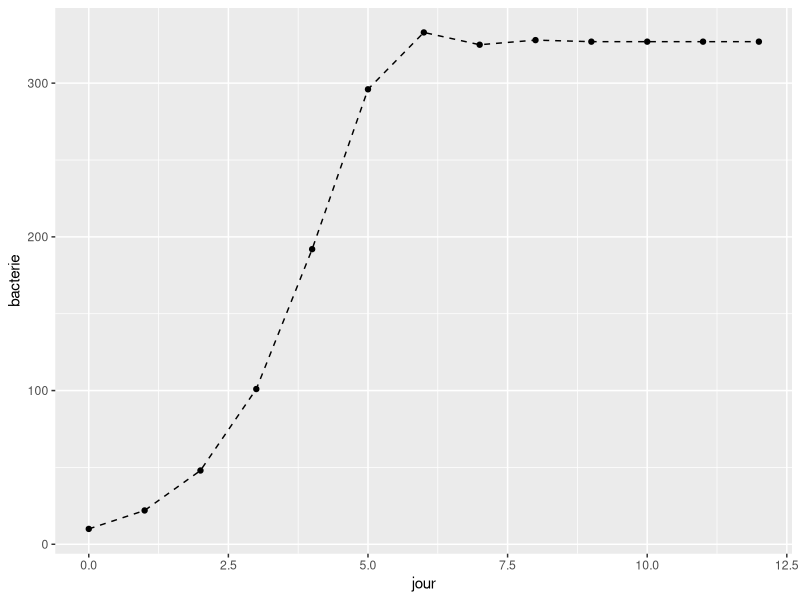
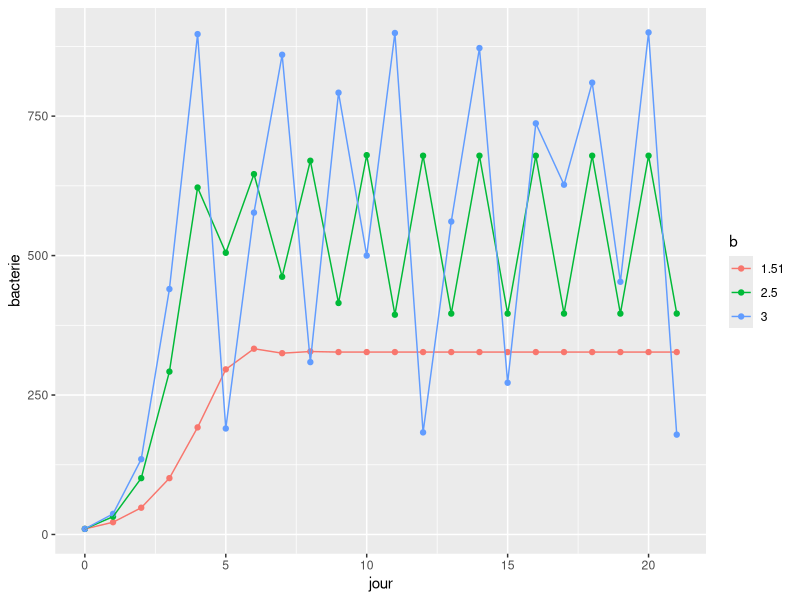
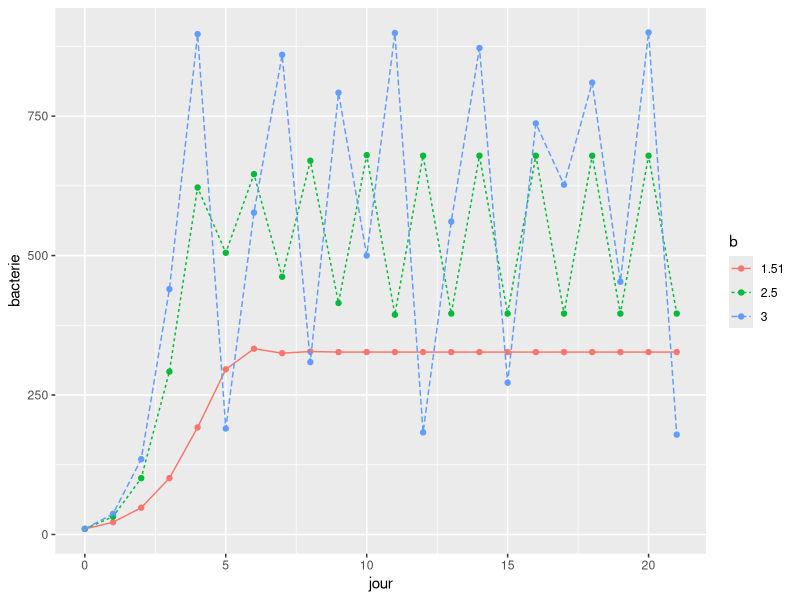
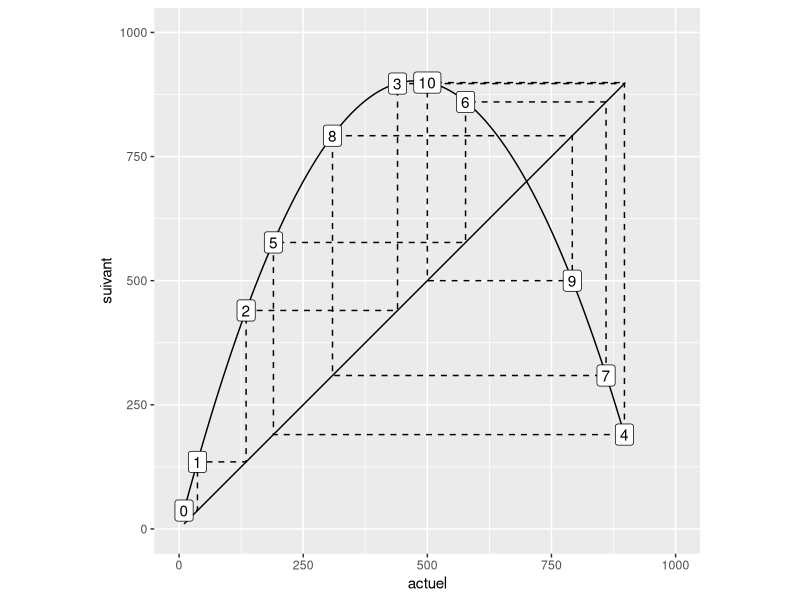
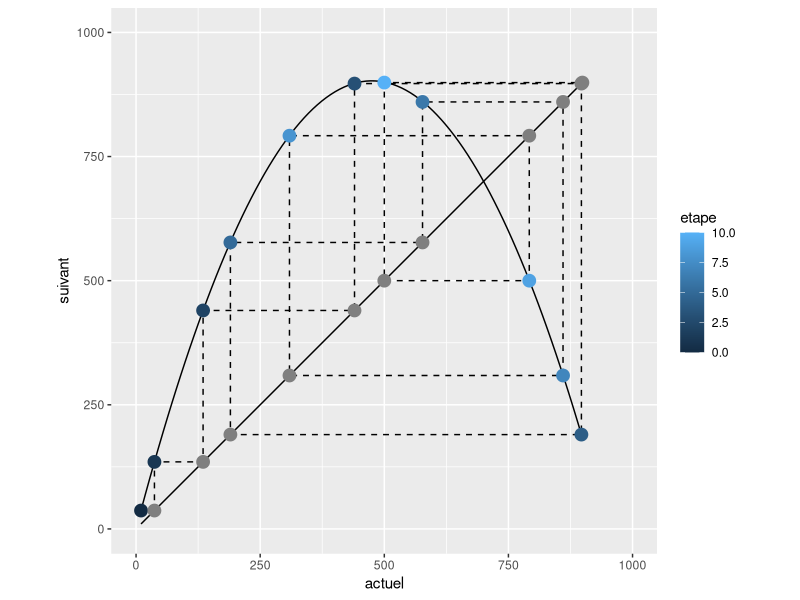
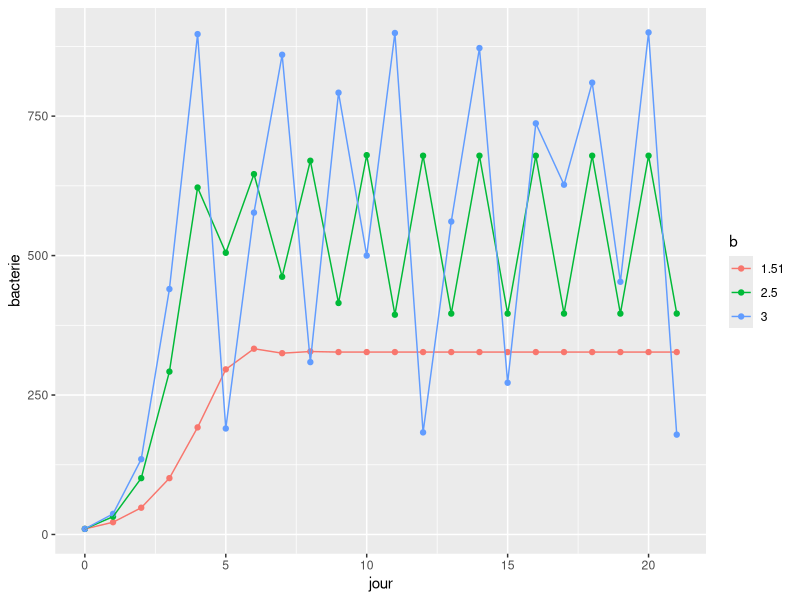
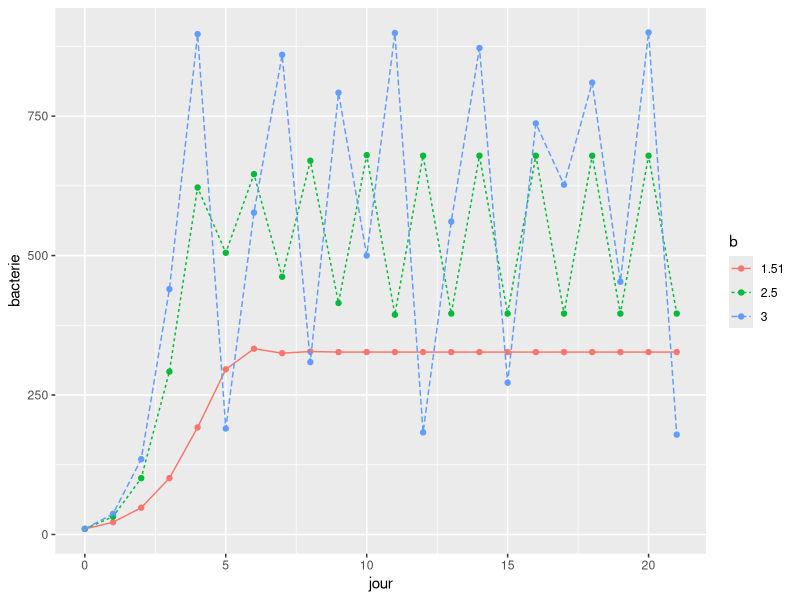
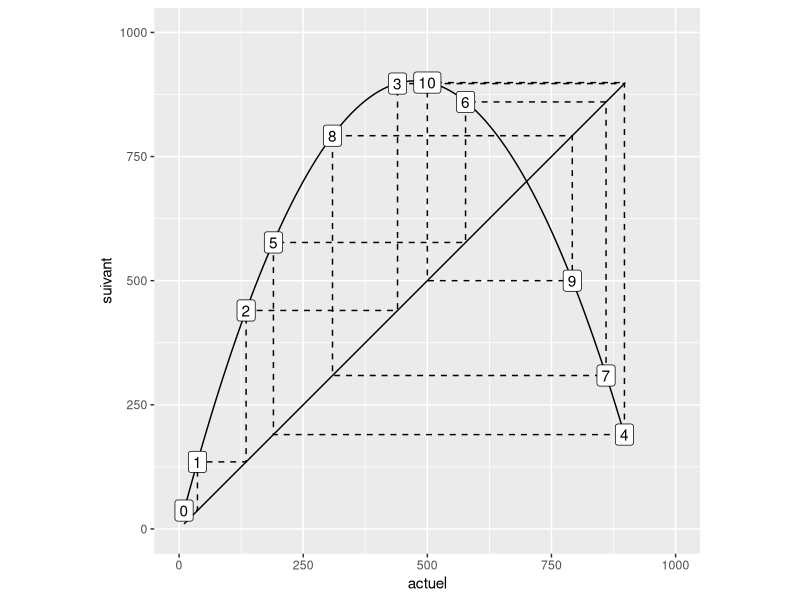

Source code (R) for these figures, in order:
setwd(dirname(rstudioapi::getActiveDocumentContext()$path))
library(tidyverse)

# Exercice 6.1 ----
# Q.6.1.1
m = 0.2
alpha = 0.004
p_0 = 10

# Q 6.1.2
evolution <- function(actuel, b){
  return(floor((1 + b - m - alpha * actuel) * actuel ))
  }

# Q 6.1.3
# Avec une boucle pour
bacterie <- numeric(12)
bacterie[1] <- p_0
for (jour in 1:12){
  bacterie[jour+1] = evolution(bacterie[jour], 1.51)
  }
# Puis la création du tibble
donnee <- tibble(jour = 0:12,
                    b = rep(1.51, 13),
                    bacterie)

# En programmation fonctionnelle
donnee <- tibble(jour = 0:12) %>%
  mutate(b = 1.51) %>%
  mutate(bacterie = accumulate(.x = b[-1],
                                  .f = evolution,
                                  .init = p_0))

# Q 6.1.4
ggplot(data = donnee) +
  aes(x = jour,
         y = bacterie) +
  geom_point() +
  geom_line(linetype = "dashed")
# Exercice 6.2 ----
m = 0.2
alpha = 0.004
p_0 = 10

evolution <- function(actuel, b){
  return(floor((1 + b - m - alpha * actuel) * actuel ))
  }

# Avec une boucle pour
donnee_plot <- tibble()
for (b in c(1.51, 2.5, 3)){
  bacterie <- numeric(20)
  bacterie[1] <- p_0
  for (jour in 1:20){
    bacterie[jour+1] = evolution(bacterie[jour], b)
    }
  donnee <- tibble(jour = 0:20,
                      bacterie) %>%
    mutate(b = b)
  donnee_plot <- bind_rows(donnee_plot, donnee)
  }
donnee_plot <- mutate(donnee_plot, b = factor(b))

# En programmation fonctionnelle
donnee_plot <- tibble(jour = 0:21) %>%
  expand(jour, b = c(1.51, 2.5, 3.0)) %>%
  group_by(b) %>%
  mutate(bacterie = accumulate(.x = b[-1],
                                  .f = evolution,
                                  .init = p_0)) %>%
  mutate(b = factor(b))

ggplot(data = donnee_plot) +
  aes(x = jour,
         y = bacterie,
         color = b) +
  geom_point() +
  geom_line()
ggsave("factor_1.png")

ggplot(data = donnee_plot) +
  aes(x = jour,
         y = bacterie,
         linetype = b,
         color = b) +
  geom_point() +
  geom_line()
ggsave("factor_2.png")
# Exercice 6.3 ----
# Q 6.3.1
b <- 3
m <- 0.2
alpha <- 0.004
p_0 <- 10

evolution <- function(actuel, b){
  return(floor((1 + b - m - alpha * actuel) * actuel ))
  }

donnee <- tibble(jour = 0:11) %>%
  mutate(b = 3) %>%
  mutate(bacterie = accumulate(.x = b[-1],
                                  .f = evolution,
                                  .init = p_0))

# Q 6.3.2
donnee_decale <- donnee %>%
  mutate(suivant = lead(bacterie)) %>%
  rename(actuel = bacterie)

# Q 6.3.3
donnee_bissectrice <- donnee_decale %>%
  mutate(actuel = suivant)

# Q 6.3.4
donnee_application <- bind_rows(donnee_decale, donnee_bissectrice) %>%
  arrange(jour) %>%
  drop_na() %>%
  mutate(etape = case_when(actuel != suivant ~ jour))

# Q 6.1.3
ggplot(data = donnee_application) +
  aes(x = actuel,
         y = suivant,
         label = etape) +
  geom_path(size = 0.5, linetype = "dashed") +
  geom_function(fun = ~ .x) +
  geom_function(fun = ~ (1 + b - m - alpha *.x)*.x ) +
  geom_label() +
  coord_fixed(xlim = c(0, 1000),
                 ylim = c(0, 1000))
ggsave("application_1.png")

# Alternative colorée
ggplot(data = donnee_application) +
  aes(x = actuel,
         y = suivant,
         color = etape) +
  geom_path(size = 0.5, linetype = "dashed", color = "black") +
  geom_function(fun = ~ .x) +
  geom_function(fun = ~ (1 + b - m - alpha *.x)*.x ) +
  geom_point(size = 4) +
  coord_fixed(xlim = c(0, 1000),
                 ylim = c(0, 1000))
ggsave("application_2.png")
